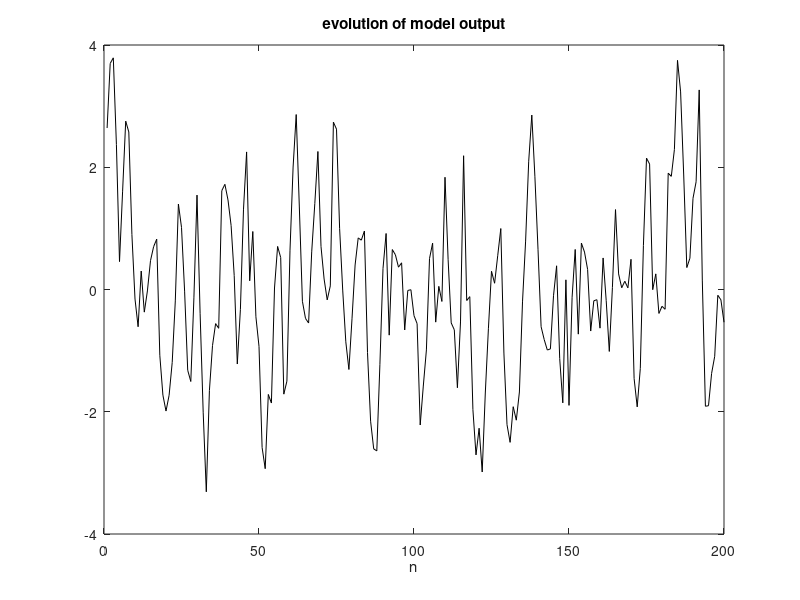
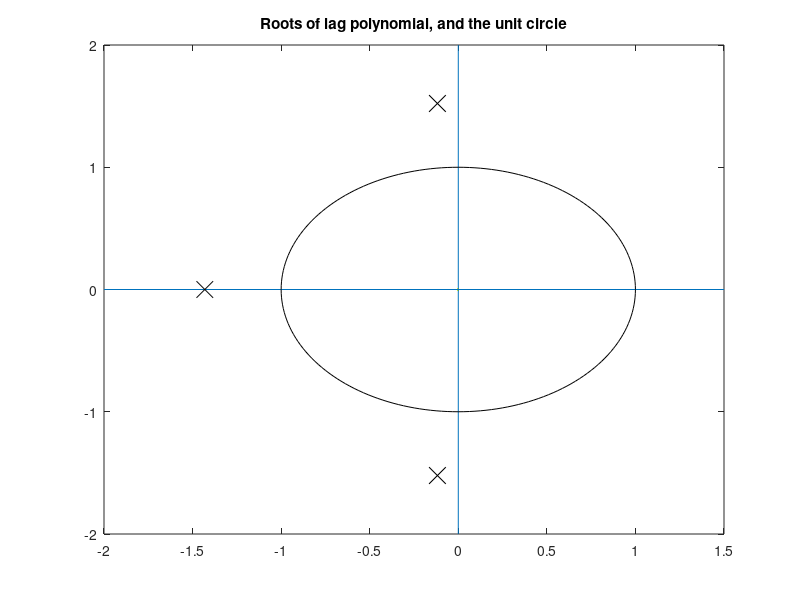
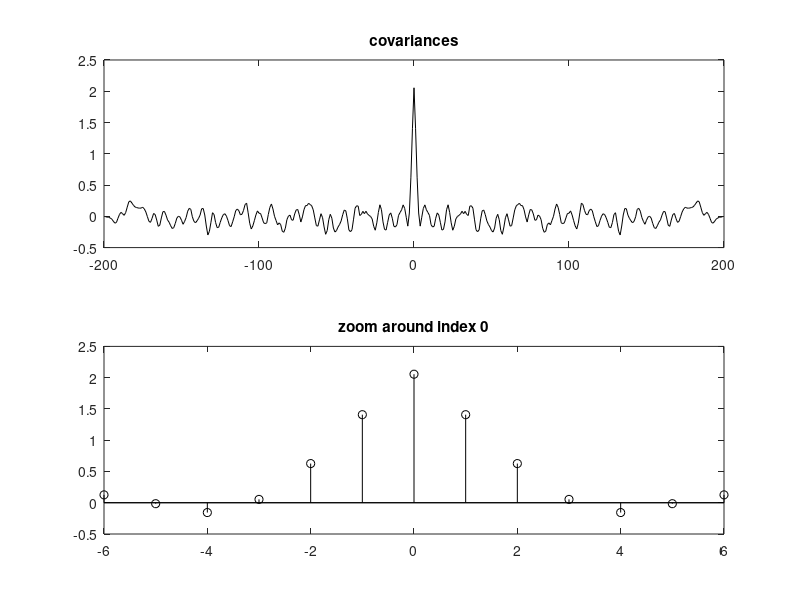

Source code (MATLAB) for these figures, in order:
%Example of MA behaviour

%coeffs. of polynomial C
c0=1; c1=0.8; c2=0.5; c3=0.3;
%variable initial values
y=0; e1=0; e2=0; e3=0;

Ni=200; %number of iterations
ry=zeros(1,Ni); %for storage of y values
ee=randn(1,Ni); %vector of random values
 
%iterations
for nn=1:Ni,
    e=ee(nn);
    y=(c0*e+c1*e1+c2*e2+c3*e3); %according with MA model
    ry(nn)=y;
    e3=e2; e2=e1; e1=e; %memory update
end;

figure(1)
plot(ry,'k');
title('evolution of model output');
xlabel('n');

LP=[c3 c2 c1 c0]; %lag polynomial
R=roots(LP);  %roots of the lag polynomial

figure(2)
plot(0,0,'y.'); hold on
line([-2 1.5],[0 0]); line([0 0],[-2 2]); %axes
m=0:(pi/100):2*pi; plot(cos(m),sin(m),'k'); %circle
plot(real(R),imag(R),'kx','MarkerSize',12); %roots
axis([-2 1.5,-2 2]);
title('Roots of lag polynomial, and the unit circle')

figure(3)
subplot(2,1,1)
[cv,lags]=xcov(ry,'biased');
plot(lags,cv,'k');
title('covariances')
subplot(2,1,2)
stem(lags(Ni-6:Ni+6),cv(Ni-6:Ni+6),'k'); hold on;
plot([-6 6],[0 0],'k');
title('zoom around index 0');
